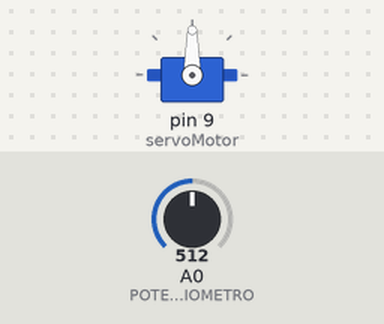
Bench run of a sketch on a simulated Arduino Uno, built with avr-gcc and run on an emulated ATmega328P. On the bench: servo. The inputs (shaded band) are chosen by the test bench; at power-on: A0 (POTENCIOMETRO) = 512.

Above: at 1.2 s.
1.3 s: A0 (POTENCIOMETRO) set to 716
At 2.3 s:
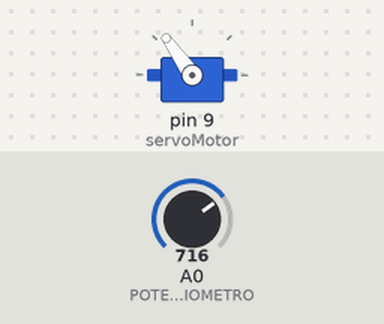
2.8 s: A0 (POTENCIOMETRO) set to 900
At 3.2 s:
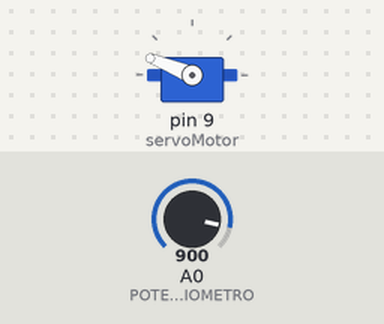
4.3 s: A0 (POTENCIOMETRO) set to 1023
At 4.6 s:
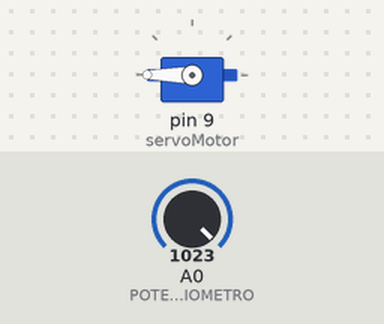
5.8 s: A0 (POTENCIOMETRO) set to 306
At 6.7 s:
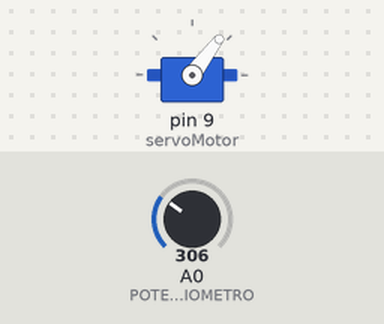
7.3 s: A0 (POTENCIOMETRO) set to 122
At 8.1 s:
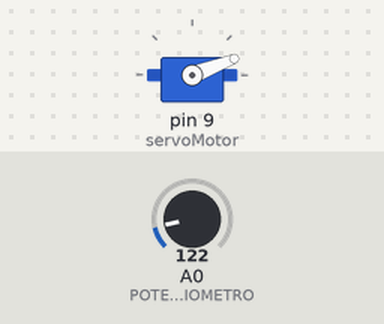
Timing chart, 0 to 9.8 s (numbered marks = the images above; inputs shaded):
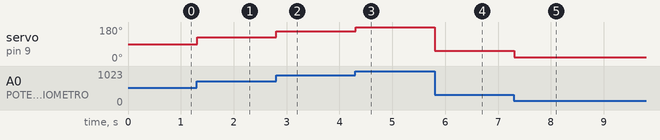

The sketch:

servopoten.ino
```cpp
/*
Esta practica consiste en el control de un RGB a partir
de un potenciometro conectado a una entrada analogica del
arduino
*/

#define POTENCIOMETRO A0
#include <Servo.h>
Servo servoMotor;

int val; //variable para leer los valores del potenciometro

void setup() {
 servoMotor.attach(9); //establecer pin del servo
}

void loop(){
 val = analogRead(POTENCIOMETRO); //lee el valor de potenciometro
 val = map(val, 0, 1023, 0, 180); //transforma el valor del potenciometro
 servoMotor.write(val);
 delay(15); //espera respuesta del servomotor
}
```

Measured:
- after the input at 1.3 s, servo on pin 9 (servoMotor): 90° → 125° at once
- after the input at 2.8 s, servo on pin 9 (servoMotor): 125° → 158° at once
- after the input at 4.3 s, servo on pin 9 (servoMotor): 158° → 180° at once
- after the input at 5.8 s, servo on pin 9 (servoMotor): 180° → 53° at once
- after the input at 7.3 s, servo on pin 9 (servoMotor): 53° → 21° at once
